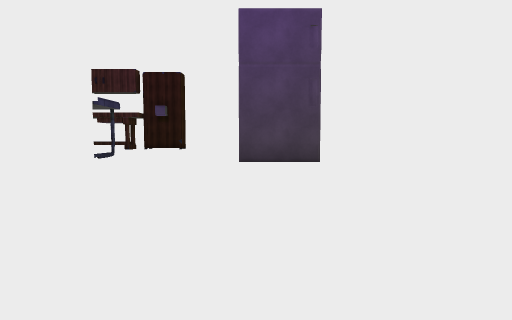
view 1 (above)

14 first-person views from a walk through a scene from a Unity 3-D project. The camera is 1.3 m above the floor, tilts 4° down and sees 75° across. The floor is counted in squares, 2 m on a side. Each view is taken from the middle of a square. On the plan, view 1 faces up. The plan holds only what a view shows up to about 10 squares ahead; the rest is blank. The place goes on beyond the plan. The player is left out. Some surface patterns are stand-ins.

view 2
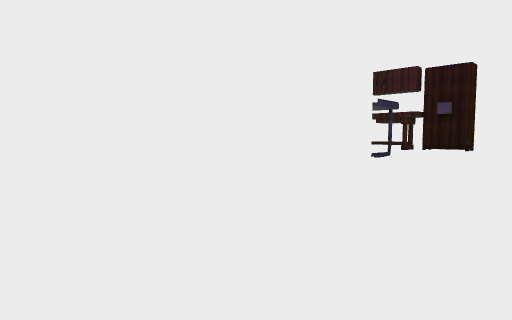

view 3
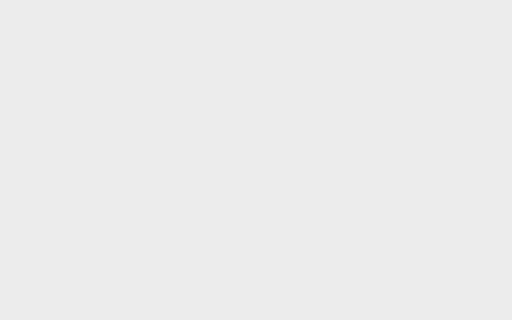

view 4
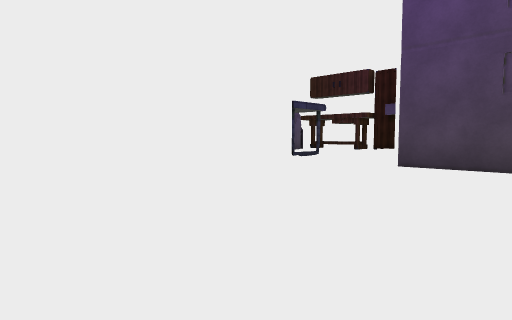

view 5
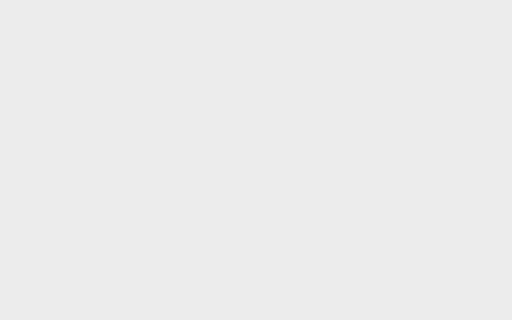

view 6
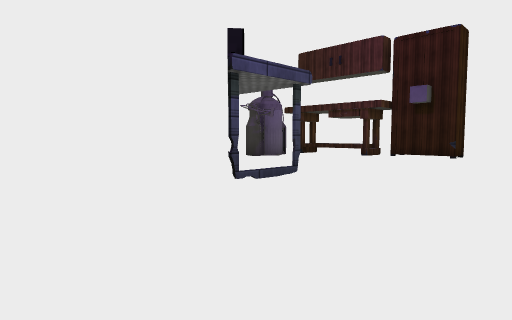

view 7
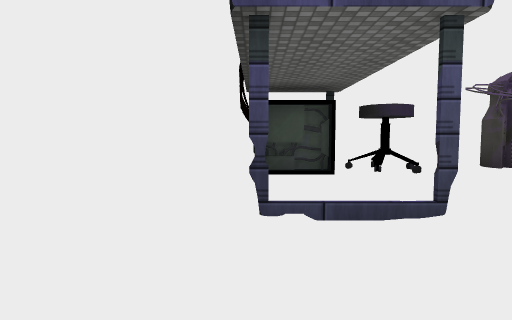

view 8
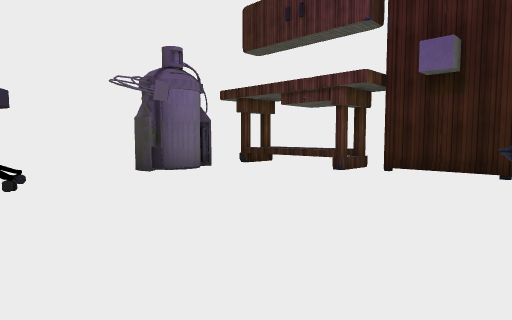

view 9
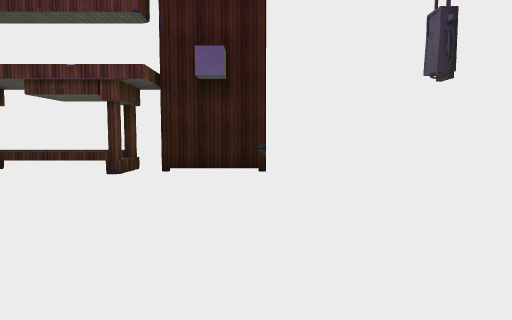

view 10
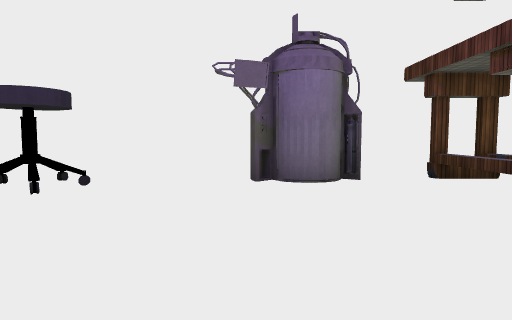

view 11
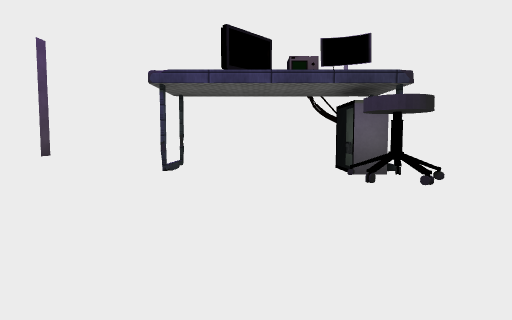

view 12
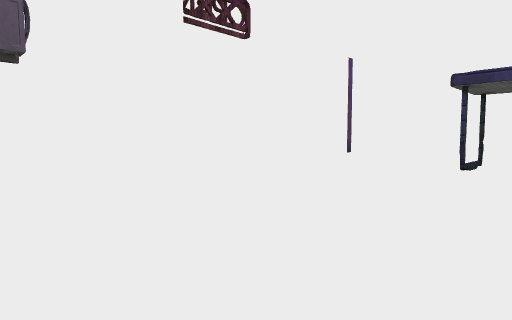

view 13
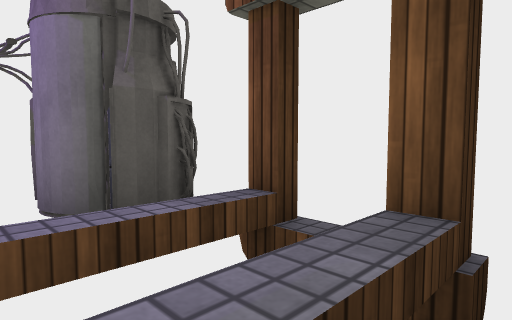

view 14
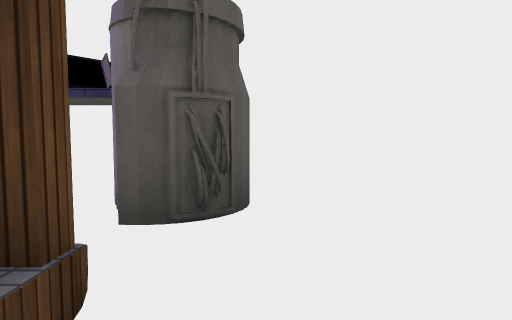

### Floor plan
Key: @ floor where view 1 was taken; # wall or solid block; . floor; = window, fence, low wall or low ledge; ^ raised ledge; O other object.
Columns run from 12 left of view 1 to 5 right of it. Each row starts with its distance up from view 1.
 19 #######  ###
 18 #...... O..#
 17 #..#^^.....#
 16 #..........#
 15 #..O.......#
 14 #..O.......O
 13 #..........O
 12 #..........#
 11 #...O......#
 10 #...=......#
  9 #..OO..##..## ##
  8 ########....# .###
  7        #....OO.###
  6        ##........#
  5         #........#
  4         #......^ #
  3         #......^ #
  2         #......^ #
  1         #......^ #
  0         #...@..^ #
 -1         #.....####
 -2         #####

Positions as (right, up) in squares from view 1, and headings:
1: (0, 0), facing up
2: (0, 0), facing up-left
3: (2, 0), facing left
4: (2, 1), facing up-left
5: (-3, 3), facing right
6: (-1, 6), facing up-left
7: (-2, 9), facing left
8: (-3, 11), facing up-left
9: (-4, 11), facing up
10: (-4, 14), facing left
11: (-6, 16), facing down
12: (-6, 17), facing down-right
13: (-8, 18), facing down-left
14: (-10, 18), facing down
